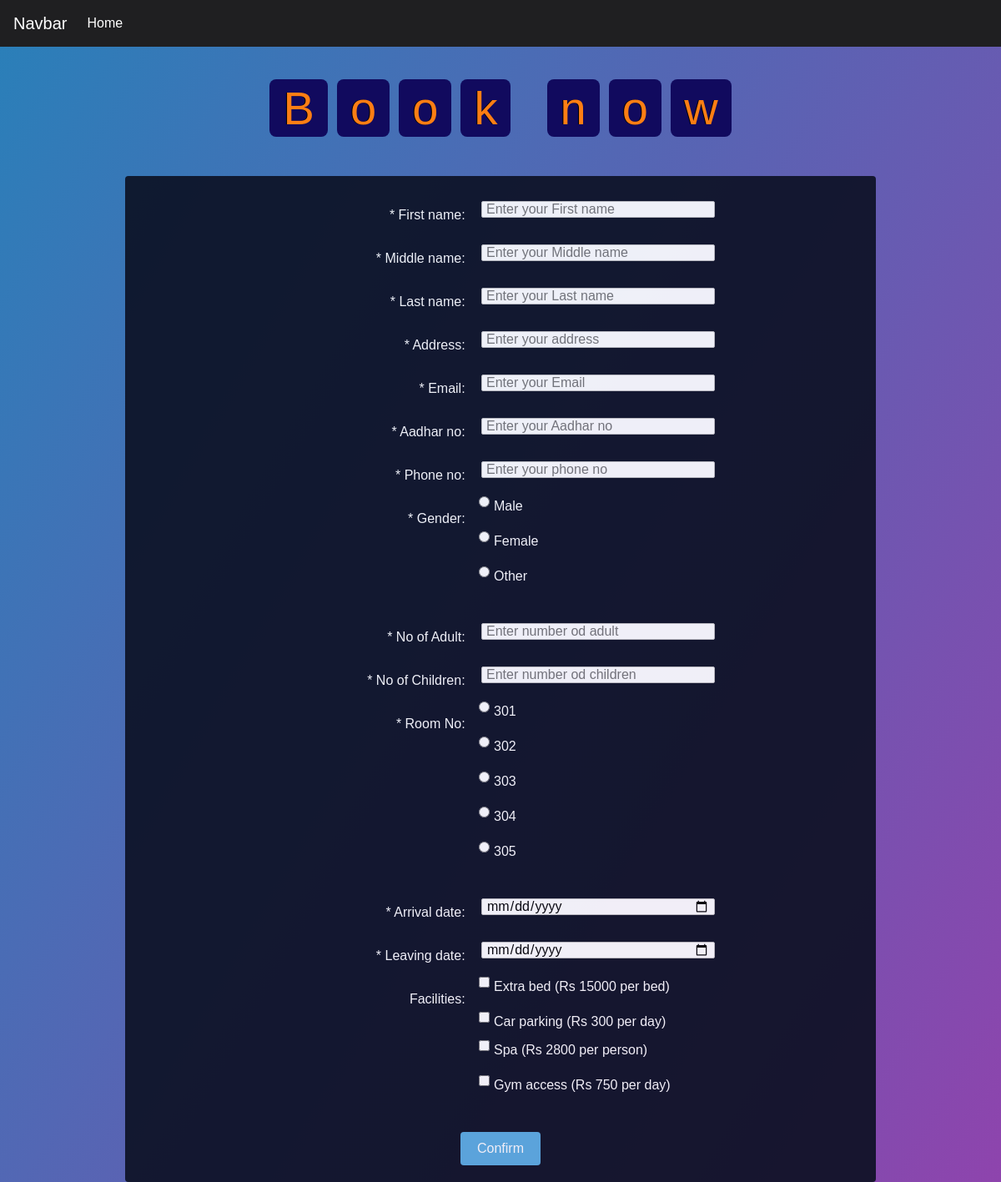
Page /form_doubledelux.php on the committed database.
### tables this page shows
CREATE TABLE `room_details` (
  `room_no` int(3) NOT NULL,
  `room_type` varchar(12) NOT NULL,
  `amount` int(11) NOT NULL
);

### form_doubledelux.php (the view, shortened to what this page needs)
<?php
include("connections.php");
?>
<!DOCTYPE html>
<html lang="en">
<head>
    <link rel="stylesheet" href="https://cdn.jsdelivr.net/npm/bootstrap@4.4.1/dist/css/bootstrap.min.css"
>
    <link rel="stylesheet" href="form.css">
</head>
<body>
<header>
        <div class="navIndex ">
            <nav class="navbar navbar-expand-lg   ">
                <a class="navbar-brand navcolor" href="#">Navbar</a>
                <div class="collapse navbar-collapse" id="navbarSupportedContent">
                    <ul class="navbar-nav mr-auto">
                        <li class="nav-item active">
                            <a class="nav-link navcolor" href="index.php">Home </a>
                        </li>
                    </ul>
                </div>
        </div>
    </header>
    <h1 class="heading">
        <span>B</span>
        <span>o</span>
        <span>o</span>
        <span>k</span>
        <span class="space"></span>
        <span>n</span>
        <span>o</span>
        <span>w</span>
    </h1>
    <div id="main-form">
        <form id="survey-form" method="post">
            <div class="rowTab">
                <div class="labels">
                    <label id="name-label" for="name">* First name: </label>
                </div>
                <div class="rightTab">
                    <input name="first_name" autofocus type="text" name="name" id="name" class="input-field"
                        placeholder="Enter your First name" required>
                </div>
            </div>
            <div class="rowTab">
                <div class="labels">
                    <label id="name-label" for="name">* Middle name: </label>
                </div>
                <div class="rightTab">
                    <input name="middle_name" autofocus type="text" name="name" id="name" class="input-field"
                        placeholder="Enter your Middle name" required>
                </div>
            </div>
            <div class="rowTab">
                <div class="labels">
                    <label id="name-label" for="name">* Last name: </label>
                </div>
                <div class="rightTab">
                    <input name="last_name" autofocus type="text" name="name" id="name" class="input-field"
                        placeholder="Enter your Last name" required>
                </div>
            </div>
            <div class="rowTab">
                <div class="labels">
                    <label id="name-label" for="name">* Address: </label>
                </div>
                <div class="rightTab">
                    <input name="address" autofocus type="text" name="name" id="name" class="input-field"
                        placeholder="Enter your address" required>
                </div>
            </div>
            <div class="rowTab">
                <div class="labels">
                    <label id="email-label" for="name">* Email: </label>
                </div>
                <div class="rightTab">
                    <input name="email" type="email" name="email" id="email" class="input-field" required
                        placeholder="Enter your Email">
                </div>
            </div>
            <div class="rowTab">
                <div class="labels">
                    <label id="number-label" for="age">* Aadhar no: </label>
                </div>
                <div class="rightTab">
                    <input name="aadhar_no" pattern="\d{12}" autocomplete="off" title="Ten numbers" type="text"
                        id="number" class="input-field" placeholder="Enter your Aadhar no">
                </div>
            </div>
            <div class="rowTab">
                <div class="labels">
                    <label id="name-label" for="name">* Phone no: </label>
                </div>
                <div class="rightTab">
                    <input name="phone_no" pattern="\d{10}" autocomplete="off" title="Ten numbers" autofocus type="text"
                        name="name" id="name" class="input-field" placeholder="Enter your phone no " required>
                </div>
            </div>
            <div class="rowTab">
                <div class="labels">
                    <label for="userRating">* Gender: </label>
                </div>
                <div class="rightTab">
                    <ul style="list-style: none;" name="gender">
                        <li class="radio"><label><input name="gender" name="radio-buttons" value="Male" type="radio"
                                    class="userRatings">Male</label></li>
                        <li class="radio"><label><input name="gender" name="radio-buttons" value="Female" type="radio"
                                    class="userRatings">Female</label></li>
                        <li class="radio"><label><input name="gender" name="radio-buttons" value="Other" type="radio"
                                    class="userRatings">Other</label></li>
                    </ul>
                </div>
            </div>
            <div class="rowTab">
                <div class="labels">
                    <label id="name-label" for="name">* No of Adult:</label>
                </div>
                <div class="rightTab">
                    <input name="no_of_adults" autofocus type="number" min="0" name="name" id="name" class="input-field"
                        placeholder="Enter number od adult" required>
                </div>
            </div>
            <div class="rowTab">
                <div class="labels">
                    <label id="name-label" for="name">* No of Children:</label>
                </div>
                <div class="rightTab">
                    <input name="no_of_childrens" autofocus type="number" min="0" name="name" id="name"
                        class="input-field" placeholder="Enter number od children" required>
                </div>
            </div>
            <div class="rowTab">
                <div class="labels">
                    <label for="userRating">* Room No: </label>
                </div>
                <div class="rightTab">
                    <ul style="list-style: none;" name="room_no">
                        <?php
                        $query1="select room_details.room_no from room_details where room_type = 'Double Delux' and room_details.room_no not in (select room_no from rooms,billing where room_id=billing_id and room_type='Double Delux' and Status in ('Booked','Check In'))";
                        $result1 = mysqli_query($con,$query1);
                        while ($row = mysqli_fetch_assoc($result1)) {
                        ?>
                        <li class="radio"><label><input name="room_no" name="radio-buttons" value="<?php echo $row['room_no'] ; ?>" type="radio"
                                    class="userRatings"><?php echo $row['room_no'] ; ?></label></li>
                        <?php
                            }
                        ?>
                    </ul>
                </div>
            </div>
            <div class="rowTab">
                <div class="labels">
                    <label id="name-label" for="name">* Arrival date:</label>
                </div>
                <div class="rightTab">
                    <input name="arrival_date" autofocus type="date" min="0" name="name" id="name" class="input-field"
                        placeholder="Enter Arrival date" required>
                </div>
            </div>
            <div class="rowTab">
                <div class="labels">
                    <label id="name-label" for="name">* Leaving date:</label>
                </div>
                <div class="rightTab">
                    <input name="leaving_date" autofocus type="date" min="0" name="name" id="name" class="input-field"
                        placeholder="Enter leaving date" required>
                </div>
            </div>
            <div class="rowTab">
                <div class="labels">
                    <label for="preferences">Facilities: </label>
                </div>
                <div class="rightTab">
                    <ul id="preferences" style="list-style: none;">
                        <li class="checkbox"><label><input name="extra_bed" value="1" type="checkbox" class="userRatings">Extra bed (Rs 15000 per bed)</label></li>
                        <li class="checkbox"><input name="car_parking" value="1" type="checkbox" class="userRatings">Car parking (Rs 300 per day)</li>
                        <li class="checkbox"><label><input name="spa" value="1" type="checkbox" class="userRatings">Spa (Rs 2800 per person)  </label></li>
                        <li class="checkbox"><label><input name="gym" value="1" type="checkbox" class="userRatings">Gym access (Rs 750 per day) </label></li>
                    </ul>
                </div>
            </div>
            <button id="submit" type="submit">Confirm</button>
        </form>
    </div>
</body>
</html>

### form.css (style rules this page uses)
html,body { background: linear-gradient(120deg,#2980b9, #8e44ad); text-align: center; font-family: 'Raleway', Helvetica, sans-serif; min-width: 320px; }
body { background-repeat: no-repeat; height: 100%; background-position: center; background-repeat: no-repeat; background-size: cover; padding: 0%; background-attachment: fixed; }
.navIndex { background-color: rgb(31, 31, 33); }
.navcolor { color: white; }
#main-form { background-color: #0c1022; margin: 0 auto; border-radius: 4px; width: 75%; max-width: 900px; padding: 10px; padding-top: 20px; opacity: 0.9; }
.labels { display: inline-block; text-align: right; width: 40%; padding: 5px; vertical-align: top; margin-top: 10px; color: white; }
.rightTab { display: inline-block; text-align: left; width: 48%; vertical-align: middle; }
.input-field { height: 20px; width: 280px; padding: 5px; margin: 10px; border: 1px solid #c0c0c0; border-radius: 2px; }
.userRatings, input[type="checkbox"] { float: left; margin-right: 5px; }
#submit { background-color: #59ace0; border-radius: 4px; color: white; font-size: 1em; height: 40px; width: 96px; margin: 10px; border: 0px solid; }
.radio, .checkbox { position: relative; left: -43px; margin-left: 10px; display: block; padding-bottom: 10px; color: white; }
h1,h2 { color: rgb(199, 215, 15); text-decoration: solid; text-decoration-color: aliceblue; text-shadow: -1px 0 black; }
.heading { text-align: center; padding: 2.5rem 0; }
.heading span { font-size: 3.5rem; background: rgb(17, 10, 94); color: var(--orange); border-radius: .5rem; padding: .2rem 1rem; }
.heading span.space { background: none; }

### rows in the picture
room_details: room_no "301"
room_details: room_no "302"
room_details: room_no "303"
room_details: room_no "304"
room_details: room_no "305"
